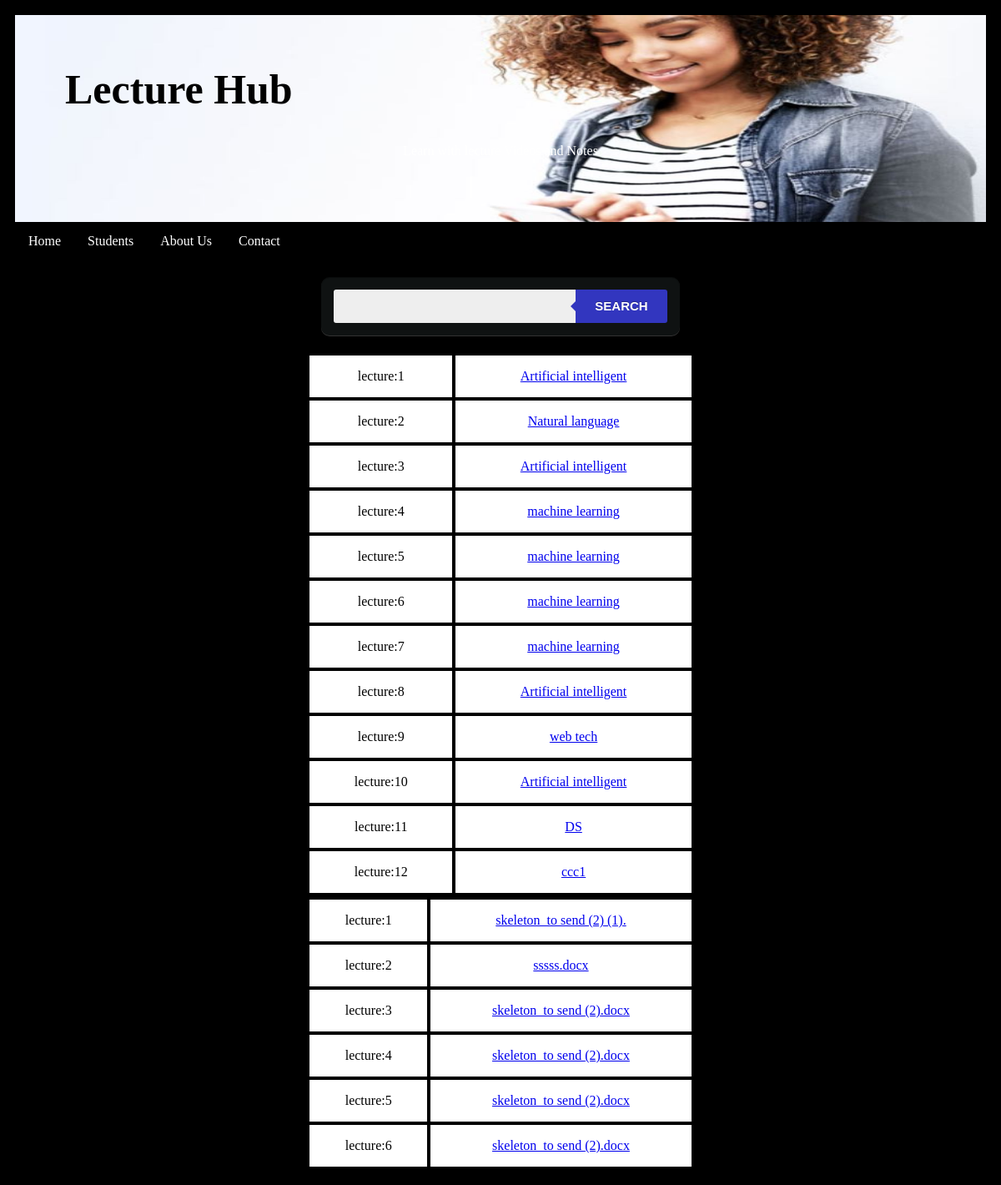
The app's page /search2.php with its own data.
### tables this page shows
CREATE TABLE `videos` (
  `vid` int(100) NOT NULL,
  `url` varchar(50) NOT NULL,
  `keyword` varchar(30) NOT NULL,
  `fid` int(30) NOT NULL
);

CREATE TABLE `files` (
  `id` int(10) NOT NULL,
  `keyword` varchar(25) NOT NULL,
  `name` varchar(25) NOT NULL,
  `size` int(10) NOT NULL,
  `downloads` varchar(25) NOT NULL
);

### search2.php (the view, shortened to what this page needs)
<!DOCTYPE html>
<html>
<head>
<link rel="stylesheet" type="text/css" href="gmstyle.css">
</head>
<body>
<div class="header">
  <h1>Lecture  Hub</h1>
  <p>Learn with lecture Videos and Notes</p>
</div>
<ul>
<li><a href="index.html" target="_self">Home</a></li>
<li class="dropdown">
<a href="javascript:void(0)"
class="dropbtn">Students</a>
</li>
<li><a href="about.html">About Us</a></li>
<li><a href="contact.html">Contact</a></li>
</ul>
<div class="button_box2" align=center>
<form class="form-wrapper-2 cf" action="search2.php" method="POST">
        <input type="text" name="searchkey">
        <button type="submit">Search</button>
</form>
</div>
<div align=center>
<?php
$servername = "localhost";
$username = "id14324599_root";
$password = "!gUd84u%JHbuyms<";
$dbname = "id14324599_hub_db";
$conn = new mysqli($servername, $username, $password, $dbname);
$keyword=$_REQUEST['searchkey'];
$sql = "SELECT * from videos where keyword like '%$keyword%'";
$result = $conn->query($sql);
       echo "<table>";
       $i=1;
        while($row = $result->fetch_assoc()) {
           echo "<tr><td>lecture:$i <br></td>";
           $i++;
           echo "<td><a href='$row[url]' target='_blank'>$row[keyword]</a></td></tr>";
         }
    echo "</table>";
$keyword=$_REQUEST['searchkey'];
$sql = "SELECT * from files where keyword like '%$keyword%'";
$result = $conn->query($sql);
       echo "<table>";
       $i=1;
        while($row = $result->fetch_assoc()) {
           echo "<tr><td>lecture:$i <br></td>";
           $i++;
           echo "<td><a href='uploads/$row[name]' download>$row[name]</a></td></tr>";
         }
    echo "</table>";
?>
</div>
</body>
</html>

### gmstyle.css (style rules this page uses)
.header { padding: 60px; text-align: center; background: white; background-image: url("1.jpg"); background-repeat: no-repeat; background-size:100% 100%; color: white; }
.header h1 { text-align:left; font-size: 50px; font-family: Times New Roman; color: black; }
body { font-family: Times New Roman; padding: 10px; background: #000000; }
ul { list-style-type: none; margin: 0; padding: 0; overflow: hidden; background-color: black; }
li { float:left; }
li a, .dropbtn { display:inline-block; color:white; text-align:center; padding:14px 16px; text-decoration:none; }
li.dropdown { display:inline-block; }
.button_box2 { margin:20px auto; }
.cf:before, .cf:after { content:""; display:table; }
.cf:after { clear:both; }
.cf { zoom:1; }
.form-wrapper-2 { width: 400px; padding: 15px; background: #0f1212; -moz-border-radius: 10px; -webkit-border-radius: 10px; border-radius: 10px; -moz-box-shadow: 0 1px 1px rgba(0,0,0,.4) inset, 0 1px 0 rgba(255,255,255,.2); -webkit-box-shadow: 0 1px 1px rgba(0,0,0,.4) inset, 0 1px 0 rgba(255,255,255,.2); box-shadow: 0 1px 1px rgba(0,0,0,.4) inset, 0 1px 0 rgba(255,255,255,.2); }
.form-wrapper-2 input { width: 280px; height: 20px; padding: 10px 5px; float: left; font: bold 15px 'Raleway', sans-serif; border: 0; background: #eee; -moz-border-radius: 3px 0 0 3px; -webkit-border-radius: 3px 0 0 3px; border-radius: 3px 0 0 3px; }
.form-wrapper-2 button { overflow: visible; position: relative; float: right; border: 0; padding: 0; cursor: pointer; height: 40px; width: 110px; font: bold 15px/40px 'Raleway', sans-serif; color: #fff; text-transform: uppercase; background: #3236bf; -moz-border-radius: 0 3px 3px 0; -webkit-border-radius: 0 3px 3px 0; border-radius: 0 3px 3px 0; text-shadow: 0 -1px 0 rgba(0, 0 ,0, .3); }
.form-wrapper-2 button:before { content: ''; position: absolute; border-width: 8px 8px 8px 0; border-style: solid solid solid none; border-color: transparent #3236bf transparent; top: 12px; left: -6px; }
table { border-collapse: collapse; border-spacing: 1; width: 40%; border: 1px solid #ddd; }
th, td { text-align: center; padding: 16px; border: 4px solid black; background-color: white; }
h1 { margin: 0; padding: 0 0 20px; text-align: center; font-size: 22px; }

### records on screen
videos: keyword "Artificial intelligent"
videos: keyword "Natural language"
videos: keyword "Artificial intelligent"
videos: keyword "machine learning"
videos: keyword "machine learning"
videos: keyword "machine learning"
videos: keyword "machine learning"
videos: keyword "Artificial intelligent"
videos: keyword "web tech"
videos: keyword "Artificial intelligent"
videos: keyword "DS"
videos: keyword "ccc1"
files: name "skeleton_to send (2) (1)."
files: name "sssss.docx"
files: name "skeleton_to send (2).docx"
files: name "skeleton_to send (2).docx"
files: name "skeleton_to send (2).docx"
files: name "skeleton_to send (2).docx"
